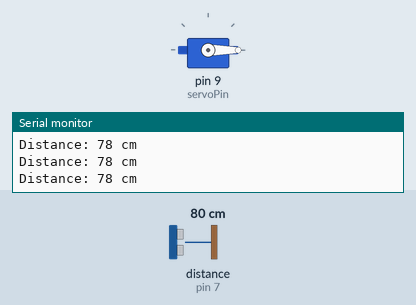
A sketch run on a simulated Arduino Uno, built with avr-gcc and run on an emulated ATmega328P. Parts: servo, the last lines printed to the serial monitor. Wiring (inferred from the names in the program): ultrasonic range finder: trigger pin 6; echo pin 7. The inputs (shaded band) are chosen by the test bench; at power-on: distance to the obstacle (sensor on pin 7) 80 cm. The echo pulse lasts 58.3 µs per cm.

Above: at 1.3 s.
1.4 s: distance to the obstacle (sensor on pin 7) set to 12 cm
2.9 s: distance to the obstacle (sensor on pin 7) set to 9 cm
At 3.9 s:
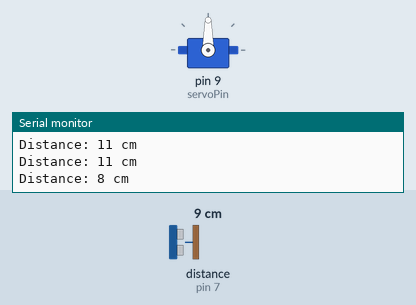
4.5 s: distance to the obstacle (sensor on pin 7) set to 18 cm
At 7.2 s:
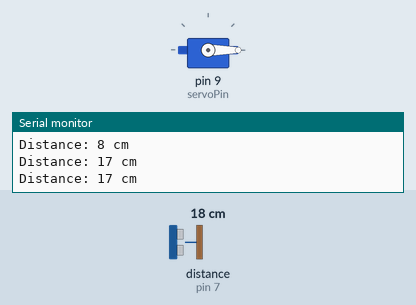
7.5 s: distance to the obstacle (sensor on pin 7) set to 2 cm
At 8.7 s:
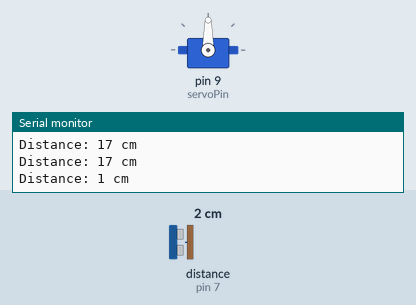
Timing chart, 0 to 11.5 s (numbered marks = the images above; inputs shaded):
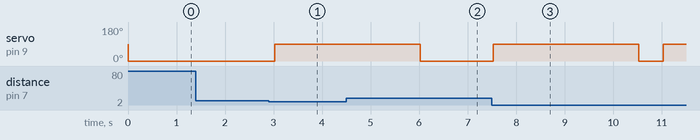

The sketch:

Parkinglot.ino
```cpp
#include <Servo.h>

// Servo motor setup
const int servoPin = 9; // Orange wire to pin 9
Servo servo;

// Ultrasonic sensor setup
const int trigPin = 6;  // Trigger pin connected to pin 6
const int echoPin = 7;  // Echo pin connected to pin 7

long duration;
int distance;

void setup() {
  // Setup for servo motor
  servo.attach(servoPin);

  // Setup for ultrasonic sensor
  pinMode(trigPin, OUTPUT);
  pinMode(echoPin, INPUT);

  // Start serial monitor
  Serial.begin(9600);
}

void loop() {
  // Ultrasonic sensor: send pulse
  digitalWrite(trigPin, LOW);
  delayMicroseconds(2);

  digitalWrite(trigPin, HIGH);
  delayMicroseconds(10);
  digitalWrite(trigPin, LOW);

  // Read echo pulse
  duration = pulseIn(echoPin, HIGH);
  distance = duration * 0.034 / 2;

  Serial.print("Distance: ");
  Serial.print(distance);
  Serial.println(" cm");

  // If vehicle is within 10 cm, open gate
  if (distance < 10) {
    servo.write(90); // open gate
    delay(3000);     // wait for 3 seconds
    servo.write(0);  // close gate
  } else {
    servo.write(0);  // keep gate closed
  }

  delay(500); // slight delay before next reading
}
```

Measured:
- the behaviour switches between 11 and 10 cm on distance to the obstacle (sensor on pin 7) (found by bisection; images 0 and 1)
- after the input at 2.9 s, servo on pin 9 (servoPin): 0° → 90° after 0.12 s
- after the input at 4.5 s, servo on pin 9 (servoPin): goes on until 6.0 s, then stays 0°
- after the input at 7.5 s, servo on pin 9 (servoPin): 0° → 90° at once, → 0° 3.0 s later, → 90° 0.50 s later
